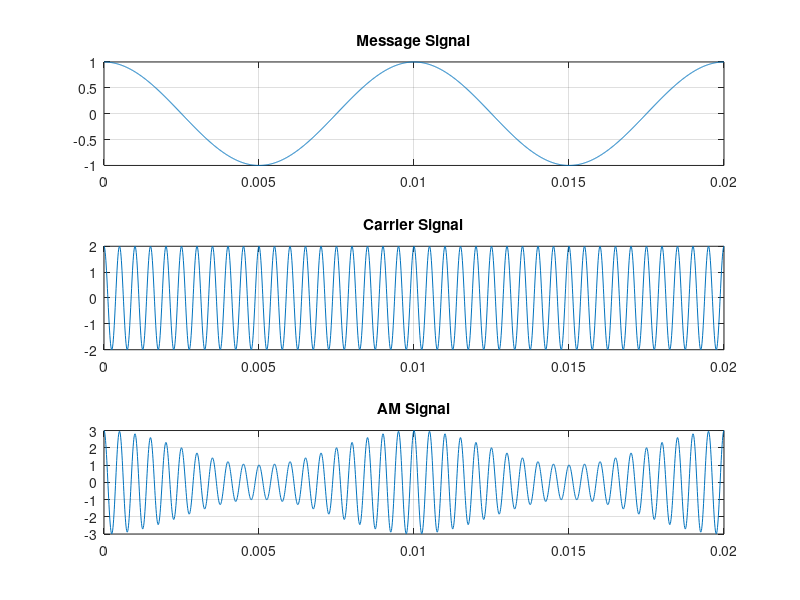
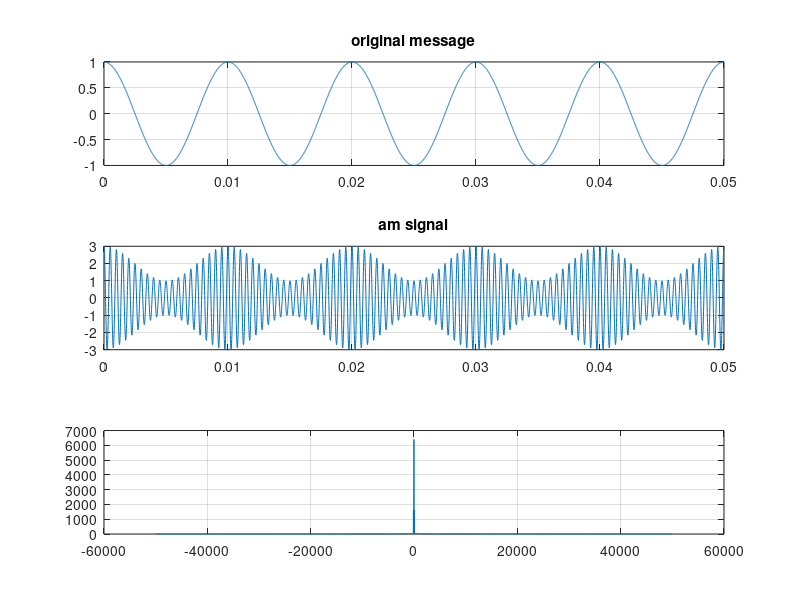

Recreate these plots in MATLAB, in order.

clc;
clear;
close all;

Fs = 100000;
t = 0:1/Fs:0.02;

m = sin(2*pi*100*t);      % message
c = sin(2*pi*10000*t);    % carrier

subplot(2,1,1)
plot(t,m)
title('Message Signal (100 Hz)')
grid on

subplot(2,1,2)
plot(t,c)
title('Carrier Signal (10 kHz)')
grid on
%%
clc;
clear;
close all;

Fs = 100000;
t = 0:1/Fs:0.02;

Am = 1;
Ac = 2;

fm = 100;
fc = 2000;

m = Am*cos(2*pi*fm*t);
c = Ac*cos(2*pi*fc*t);

mu = Am/Ac;

s = Ac*(1 + mu*cos(2*pi*fm*t)).*cos(2*pi*fc*t);

subplot(3,1,1)
plot(t,m)
title('Message Signal')
grid on

subplot(3,1,2)
plot(t,c)
title('Carrier Signal')
grid on

subplot(3,1,3)
plot(t,s)
title('AM Signal')
grid on

%%
N = length(s);
%%
S = fftshift(abs(fft(s)));

f = linspace(-Fs/2,Fs/2,N);

figure
plot(f,S)

xlabel('Frequency (Hz)')
ylabel('Magnitude')
title('Spectrum of AM Signal')
grid on
%%
clc;
clear;
close all;
Fs = 100000;
t = 0:1/Fs:0.05;

Am = 1;
Ac = 2;

fm = 100;
fc = 2000;

mu = Am/Ac;

m = Am*cos(2*pi*fm*t);

s = Ac*(1+mu*m).*cos(2*pi*fc*t);

%%

env = abs(s);
%%
[b, a] = butter(6, 500/(Fs/2));
recovered = filtfilt(b, a, env);
%%
subplot(3, 1, 1)
plot(t, m);
title("original message");
grid on

subplot(3, 1, 2)
plot(t,s)
title("am signal")
grid on

subplot(3, 1, 3)
plot(t, recovered)
title("recovered message")
grid on
%%
N = length(recovered);

X = fftshift(abs(fft(recovered)));

f = (-N/2:N/2-1)*(Fs/N);

plot(f,X)
grid on
%%
